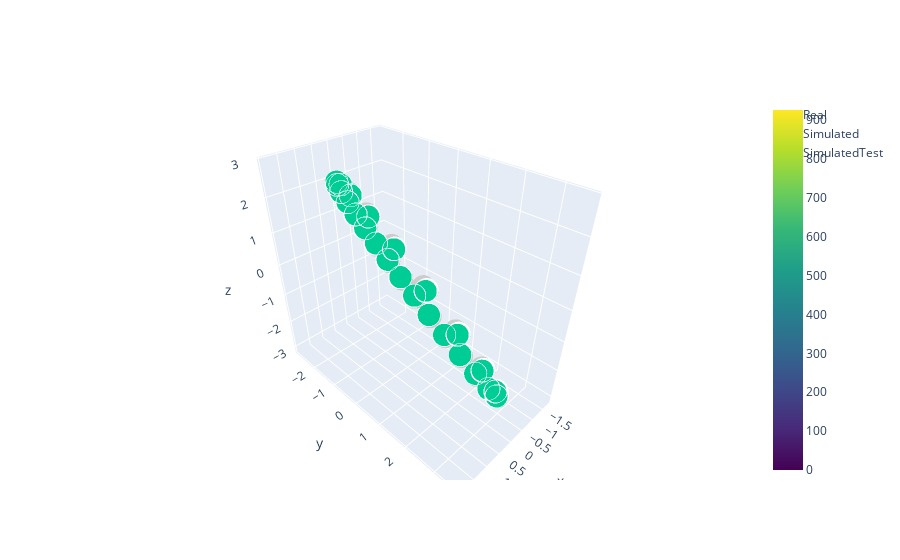

Notebook source saved alongside this figure:
### Code cell
# Зависимость скорости и симулированной скорости от времени

x,y,z = satTrain.loc[:, 'Vx'].values, satTrain.loc[:, 'Vy'].values, satTrain.loc[:, 'Vz'].values
xSim,ySim,zSim = satTrain.loc[:, 'Vx_sim'].values, satTrain.loc[:, 'Vy_sim'].values, satTrain.loc[:, 'Vz_sim'].values

xTestSim, yTestSim, zTestSim = satTest.loc[:, 'Vx_sim'].values, satTest.loc[:, 'Vy_sim'].values, satTest.loc[:, 'Vz_sim'].values
fig1 = go.Scatter3d(x=x, 
                    y=y, 
                    z=z, 
                    mode='markers', 
                    marker=dict(
                        #color='rgb(127, 127, 127)',
                        color = np.arange(satTrain.shape[0]),
                        colorscale = 'Viridis',
                        showscale = True,
                        size=8, 
                        symbol='circle', 
                        line=dict(
                            color='rgb(204, 204, 204)',
                            width=0.5),
                        opacity=0.9),
                   name = 'Real')
fig2 = go.Scatter3d(x=xSim, 
                    y=ySim, 
                    z=zSim, 
                    mode = 'markers', 
                    marker=dict(
                        size=8,
                        line=dict(
                            color='rgba(217, 217, 217, 0.14)',
                            width=0.5
                        ),
                    opacity=0.8),
                    name = 'Simulated')

fig3 = go.Scatter3d(x=xTestSim, 
                    y=yTestSim, 
                    z=zTestSim, 
                    mode = 'markers', 
                    marker=dict(
                        size=8,
                        line=dict(
                            color='rgba(255, 87, 123, 0.05)',
                            width=0.5
                        ),
                    opacity=0.8),
                    name = 'SimulatedTest')
fig = go.Figure(data = [fig1, fig2, fig3])
fig.show()

### Figure 1 — Plotly figure (JSON) as saved in the notebook; plotly's stock layout.template omitted (floating-point values rounded to 4 significant figures; data arrays with more than 128 entries replaced by an {"elided": "..."} marker saying what was removed)
{"data": [{"marker": {"color": {"elided": "927 int values"}, "colorscale": [[0, "#440154"], [0.1111, "#482878"], [0.2222, "#3e4989"], [0.3333, "#31688e"], [0.4444, "#26828e"], [0.5556, "#1f9e89"], [0.6667, "#35b779"], [0.7778, "#6ece58"], [0.8889, "#b5de2b"], [1, "#fde725"]], "line": {"color": "rgb(204, 204, 204)", "width": 0.5}, "opacity": 0.9, "showscale": true, "size": 8, "symbol": "circle"}, "mode": "markers", "name": "Real", "type": "scatter3d", "x": {"elided": "927 float values"}, "y": {"elided": "927 float values"}, "z": {"elided": "927 float values"}}, {"marker": {"line": {"color": "rgba(217, 217, 217, 0.14)", "width": 0.5}, "opacity": 0.8, "size": 8}, "mode": "markers", "name": "Simulated", "type": "scatter3d", "x": {"elided": "927 float values"}, "y": {"elided": "927 float values"}, "z": {"elided": "927 float values"}}, {"marker": {"line": {"color": "rgba(255, 87, 123, 0.05)", "width": 0.5}, "opacity": 0.8, "size": 8}, "mode": "markers", "name": "SimulatedTest", "type": "scatter3d", "x": {"elided": "838 float values"}, "y": {"elided": "838 float values"}, "z": {"elided": "838 float values"}}], "layout": {}}
